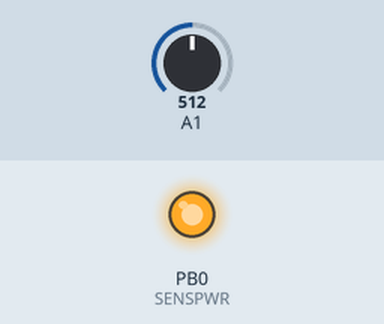
Simulated run of this sketch. Board: ATtiny85, built with avr-gcc and run on an emulated ATtiny85. Shown: output pins drawn as LEDs (lit = HIGH). The test bench sets the inputs (shaded band); at power-on: A1 = 512. Sleep ends after the set time or at an interrupt; pins used as bus, display or sensor lines are not drawn.

Above: at 7.2 s.
At 22.3 s:
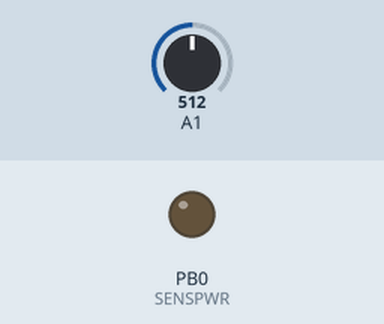
Timing chart, 0 to 44.0 s (numbered marks = the images above):
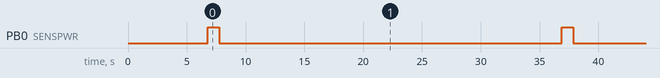

Measured:
- by itself, PB0 (SENSPWR): alternates HIGH for 1.0 s and LOW for 27.7 s
- by itself, everything shown: repeats every 57.3 s, in 4 steps

The sketch:

XBeeSleepAnalogBoard.ino
```cpp
/*============================================================
  Name : XBeeSleepAnalogBoard
  Based on the work of : exsertus.com (Steve Bowerman)
  Modifications : tchapi

  Summary
  (Generic) Xbee sensor program.

  Version : 3.0

============================================================*/

#include <SoftwareSerial.h>
#include <avr/power.h>
#include <avr/sleep.h>
#include <avr/wdt.h>

// Setup 85 and 84 Specifics
#if defined (__AVR_ATtiny24__) || defined(__AVR_ATtiny44__) || defined(__AVR_ATtiny84__)
  #define TX 7
  #define RX 8
  #define SLEEP 10
  #define SENSPWR 9
  #define DIO1 1
  #define DIO2 2
  #define DIO3 5
  #define AIO1 1
  #define AIO2 2
  #define AIO3 5

#elif defined (__AVR_ATtiny25__) || defined(__AVR_ATtiny45__) || defined(__AVR_ATtiny85__)
  #define TX 4
  #define RX 3
  #define SLEEP 1
  #define SENSPWR 0
  #define DIO1 2
  #define AIO1 1

#endif

#define INTERVAL 30
#define CACHESIZE 1
#define DATASETS 1
#define DATASET_ID 'T'
#define SENSOR_ID 123

#ifndef cbi
#define cbi(sfr, bit) (_SFR_BYTE(sfr) &= ~_BV(bit))
#endif
#ifndef sbi
#define sbi(sfr, bit) (_SFR_BYTE(sfr) |= _BV(bit))
#endif

struct LogType {
  char dataset;
  int sensor_id;
  int val;
  int vcc;
  int offset;
};

// Globals

SoftwareSerial XBee (RX, TX);
LogType logs[CACHESIZE*DATASETS];


ISR(WDT_vect) {
  // Don't do anything here but we must include this
  // block of code otherwise the interrupt calls an
  // uninitialized interrupt handler.
}


/*----------------------------------------------------------
  Function : setup_watchdog
  Inputs : li
  Return : None
  Globals : None

  Summary
  Sets watchdog interupt up
  Watchdog timeout values
  0=16ms, 1=32ms, 2=64ms, 3=128ms, 4=250ms, 5=500ms
  6=1sec, 7=2sec, 8=4sec, 9=8sec
  Caters for different names for WDT between ATTiny84 and ATTiny85
----------------------------------------------------------*/

void setup_watchdog(int ii) {
   // The prescale value is held in bits 5,2,1,0
   // This block moves ii into these bits
   byte bb;
   if (ii > 9 ) ii=9;
   bb=ii & 7;
   if (ii > 7) bb|= (1<<5);
   bb|= (1<<WDCE);

   // Reset the watchdog reset flag
   MCUSR &= ~(1<<WDRF);

   #if defined (__AVR_ATtiny24__) || defined(__AVR_ATtiny44__) || defined(__AVR_ATtiny84__)
      // Start timed sequence
      WDTCSR |= (1<<WDCE) | (1<<WDE);
      // Set new watchdog timeout value
      WDTCSR = bb;
      // Enable interrupts instead of reset
      WDTCSR |= _BV(WDIE);
   #elif defined (__AVR_ATtiny25__) || defined(__AVR_ATtiny45__) || defined(__AVR_ATtiny85__)
      // Start timed sequence
      WDTCR |= (1<<WDCE) | (1<<WDE);
      // Set new watchdog timeout value
      WDTCR = bb;
      // Enable interrupts instead of reset
      WDTCR |= _BV(WDIE);
   #endif

}


/*----------------------------------------------------------
  Function : deepsleep
  Inputs : None
  Return : None
  Globals : None

  Summary
  Puts Attiny into sleep mode (consumes around 10uA)

----------------------------------------------------------*/

void deepsleep(int waitTime) {
  // Calculate the delay time
  waitTime = waitTime / 4;
  int waitCounter = 0;
  while (waitCounter != waitTime) {
    set_sleep_mode(SLEEP_MODE_PWR_DOWN); // Set sleep mode
    sleep_mode(); // System sleeps here
    waitCounter++;
  }
}


/*----------------------------------------------------------

  Function : setup
  Inputs : None
  Return : None
  Globals : Vcc, XBee, SLEEP, SENSPWR

  Summary
  Sets up program, called once when the circuit is powered up.
  Sets pins, creates software serial object, watchdog and
  gets XBee Address

----------------------------------------------------------*/

void setup() {
  pinMode(SENSPWR,OUTPUT);
  pinMode(SLEEP,OUTPUT);
  digitalWrite(SLEEP,LOW);

  XBee.begin(9600);
  setup_watchdog(8);

  // Wait for association with base
  delay(6000);

  // Send init message
  String init_msg = "Sensor " + String(DATASET_ID) + String(SENSOR_ID) + " is inited.\n";
  XBee.print(init_msg);
  XBee.print("\r");
  delay(750);

  digitalWrite(SLEEP,HIGH);
}

/*----------------------------------------------------------

  Function : loop
  Inputs : None
  Return : None
  Globals : Vcc, XBee, XBeeAddress, INTERVAL, SENSPWR, SLEEP

  Summary
  Main loop routine. Wakes up Xbee, takes reading, sends
  reading, puts XBee back to sleep, then finally puts ATTIny
  into sleep mode.
  Avg awake consumption = 20mAh, sleep consumption = 10uAh

----------------------------------------------------------*/

void loop() {
  int logcount = 0;
  int offset = 0;

   /*

     Take sensor readings and store results in memory

   */

   digitalWrite(SENSPWR, HIGH);

   // Enable ADC
   ADCSRA |= (1 << ADEN);
   ADCSRA |= (1 << ADSC);

   delay(1000);

   analogReference(INTERNAL);
   int temp = analogRead(AIO1);
   temp *= 1.07;
   temp -= 500; /* Actually it is temp*10 */

   logs[logcount].dataset = DATASET_ID;
   logs[logcount].sensor_id = SENSOR_ID;
   logs[logcount].val = temp;
   logs[logcount].vcc = readVcc();
   logs[logcount].offset = INTERVAL*(CACHESIZE-offset-1);
   logcount++;

   offset++;

   // Disable ADC
   ACSR |= _BV(ACD);
   ADCSRA &= ~_BV(ADEN);

   digitalWrite(SENSPWR, LOW);


   /*
      Upload readings to server

   */

   if (logcount >= (DATASETS*CACHESIZE)) {
     // Wake up Xbee from sleep
     digitalWrite(SLEEP,LOW);
     delay(1000);

     // Iterate through log array and upload to server

     for (int i=0; i<logcount; i++) {
       String data = "";

       data += logs[i].dataset;
       data += ",";
       data += logs[i].sensor_id;
       data += ",";
       data += logs[i].val/10;
       data += ".";
       data += logs[i].val%10;
       data += ",";
       data += logs[i].vcc;
       data += ",";
       data += logs[i].offset;
       data += "\n";

       XBee.print(data);
     }

     XBee.print("\r");

     logcount = 0;
     offset = 0;

     // Put XBee back to sleep, wait first to allow all remaining data to be sent
     delay(750);

     digitalWrite(SLEEP,HIGH);

   }

   // Go back to sleep
   deepsleep(INTERVAL);

}


/*----------------------------------------------------------

  Function : readVcc
  Inputs : None
  Return : None
  Globals : Vcc

  Summary
  Sets the Vcc global variable with the current supply
  voltage to the Attiny.
  Works by reading 1.1V reference against AVcc
  set the reference to Vcc and the measurement to the
  internal 1.1V reference

----------------------------------------------------------*/

long readVcc() {
  #if defined (__AVR_ATtiny24__) || defined(__AVR_ATtiny44__) || defined(__AVR_ATtiny84__)
    ADMUX = _BV(MUX5) | _BV(MUX0);
  #elif defined (__AVR_ATtiny25__) || defined(__AVR_ATtiny45__) || defined(__AVR_ATtiny85__)
    ADMUX = _BV(MUX3) | _BV(MUX2);
  #endif

  delay(2); // Wait for Vref to settle
  ADCSRA |= _BV(ADSC); // Start conversion
  while (bit_is_set(ADCSRA,ADSC)); // measuring

  uint8_t low  = ADCL; // must read ADCL first - it then locks ADCH
  uint8_t high = ADCH; // unlocks both

  long result = (high<<8) | low;

  result = 1125300L / result; // Calculate Vcc (in mV); 1125300 = 1.1*1023*1000
  return result; // Vcc in millivolts
}
```
